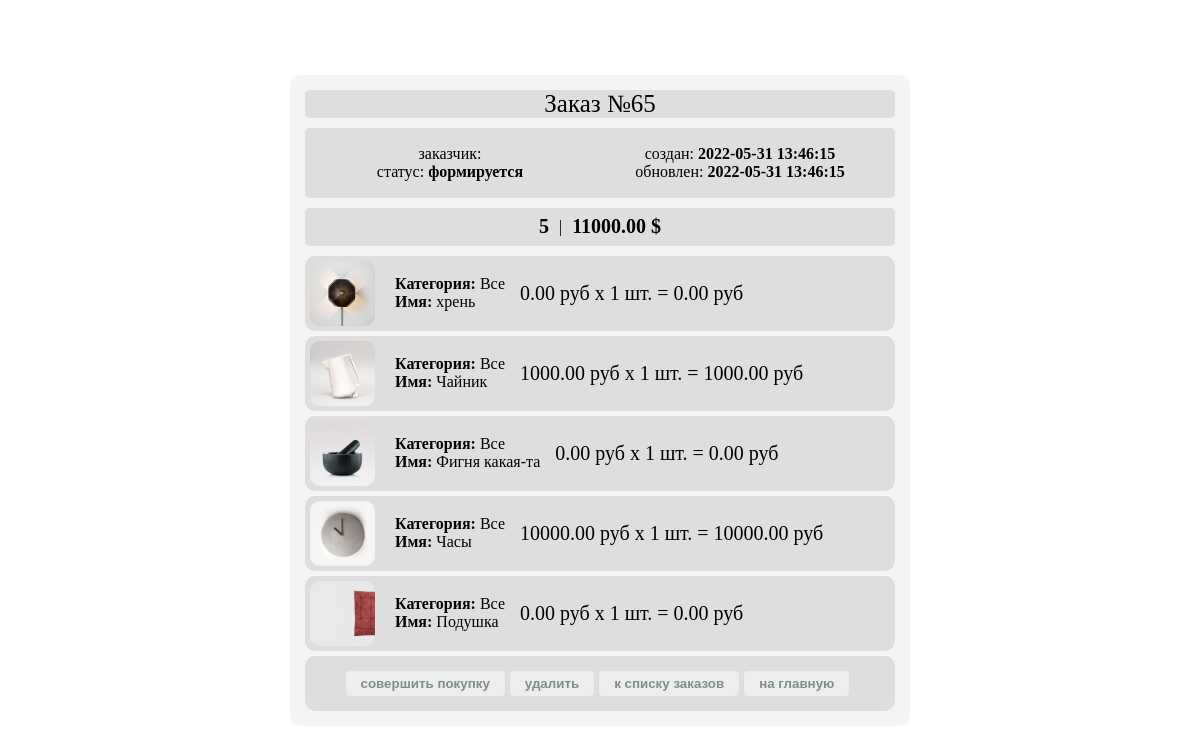
The app's page /order/read/65/ with its own data.
### ordersapp/models.py (models this page shows, shortened)
class Order(models.Model):
    FORMING = 'FM'
    SENT_TO_PROCEED = 'STP'
    PROCEEDED = 'PRD'
    PAID = 'PD'
    READY = 'RDY'
    CANCEL = 'CNC'
    ORDER_STATUS_CHOICES = (
        (FORMING, 'формируется'),
        (SENT_TO_PROCEED, 'отправлен в обработку'),
        (PAID, 'оплачен'),
        (PROCEEDED, 'обрабатывается'),
        (READY, 'готов к выдаче'),
        (CANCEL, 'отменен'),
    )
    user = models.ForeignKey(settings.AUTH_USER_MODEL, on_delete=models.CASCADE)
    created = models.DateTimeField(verbose_name='создан', auto_now_add=True)
    updated = models.DateTimeField(verbose_name='обновлен', auto_now=True)
    status = models.CharField(verbose_name='статус', max_length=3, choices=ORDER_STATUS_CHOICES, default=FORMING)
    is_active = models.BooleanField(db_index=True, verbose_name='активен', default=True)
    class Meta:
        ordering = ('-created',)
        verbose_name = 'заказ'
        verbose_name_plural = 'заказы'
    def get_summary(self):
        items = self.orderitems.select_related()
        return {'total_cost': sum(list(map(lambda x: x.quantity * x.product.price, items))),
                'total_quantity': sum(list(map(lambda x: x.quantity, items)))}

class OrderItem(models.Model):
    objects = OrderItemQuerySet.as_manager()
    order = models.ForeignKey(Order, related_name="orderitems",  on_delete=models.CASCADE)
    product = models.ForeignKey(Product, verbose_name='продукт', on_delete=models.CASCADE)
    quantity = models.PositiveIntegerField(verbose_name='количество', default=0)
    def get_product_cost(self):
        return self.product.price * self.quantity

### mainapp/models.py (models this page shows, shortened)
class Product(models.Model):
    category = models.ForeignKey(ProductCategory, on_delete=models.CASCADE)
    name = models.CharField(verbose_name='имя', max_length=64, unique=True)
    description = models.TextField(verbose_name='описание', blank=True)
    is_active = models.BooleanField(db_index=True, verbose_name='активна', default=True)
    image = models.ImageField(upload_to='products_images', blank=True)
    short_desc = models.CharField(verbose_name='краткое описание продукта', max_length=60, blank=True)
    price = models.DecimalField(verbose_name='цена продукта', max_digits=8, decimal_places=2, default=0)
    quantity = models.PositiveIntegerField(verbose_name='количество на складе', default=0)

class ProductCategory(models.Model):
    name = models.CharField(verbose_name='имя', max_length=64, unique=True)
    description = models.TextField(verbose_name='описание', blank=True)
    is_active = models.BooleanField(db_index=True, verbose_name='активна', default=True)

### ordersapp/views.py (the view)
# urls.py: re_path(r'^read/(?P<pk>\d+)/$', ordersapp.OrderRead.as_view(), name='order_read'),
class OrderRead(DetailView):
    model = Order
    def get_context_data(self, **kwargs):
        context = super(OrderRead, self).get_context_data(**kwargs)
        context['title'] = 'заказ/просмотр'
        return context

### adminapp/templatetags/my_tags.py (called while the page is built)
def media_folder_products(string):
    if not string:
        string = 'products_images/default.jpg'
    return f'{settings.MEDIA_URL}{string}'

### mainapp/context_processors.py (called while the page is built)
def basket(request):
    basket = []
    if request.user.is_authenticated:
        basket = Basket.objects.filter(user=request.user)
    return {
        'basket': basket,
    }

### ordersapp/templates/ordersapp/order_detail.html (shortened to what this page needs)
{% extends "ordersapp/base.html" %}
{% load static %}
{% load my_tags %}
{% block css %}
<link rel="stylesheet" type="text/css" href="{% static 'css/order-style.css' %}">
{% endblock %}
{% block content %}
<div class="general-ord-2">
  {% include 'ordersapp/includes/inc_order_summary.html' %}
  <div class="basket_list">
    {% for item in object.orderitems.select_related %}
    <div class="basket_record">
      <img src="{{ item.product.image|media_folder_products }}"
           alt="{{ item.product.short_desc }}"
           class="img-pr-ord">
      <div class="info-pr-ord-1">
        <span class="category_name"><b>Категория: </b>{{ item.product.category.name }}</span>
        <span class="product_name"><b>Имя: </b>{{ item.product.name }}</span>
      </div>
      <div class="info-pr-ord-2">
        <span class="product_price">{{ item.product.price }}&nbspруб</span>
        <span class="product_quantitiy">x {{ item.quantity }} шт.</span>
        <span class="product_cost">= {{ item.get_product_cost }}&nbspруб</span>
      </div>
    </div>
    {% endfor %}
  </div>
  <div class="btm-form-ord">{% include 'ordersapp/includes/inc_order_actions.html' %}</div>
</div>
{% endblock %}

### ordersapp/templates/ordersapp/base.html (shortened to what this page needs)
<!DOCTYPE html>
{% load static %}
<html>
<head>
  {% block css %}{% endblock %}
</head>
<body>
<div class="order_container">
  {% block content %}
  {% endblock %}
</div>
</body>
</html>

### ordersapp/templates/ordersapp/includes/inc_order_summary.html (shortened to what this page needs)
{% if object %}
<div class="h2">Заказ №{{ object.pk }}</div>
<div class="inf-ord">
  <div class="inf-ord-1">
    <div class="h44">
      <div class="h4">заказчик: <b>{{ user.username }} {{ user.first_name }}</b></div>
      <div class="h4">статус: <b>{{ object.get_status_display }}</b></div>
    </div>
    <div class="h44">
      <div class="h4">создан: <b>{{ object.created|date:"Y-m-d H:i:s" }}</b></div>
      <div class="h4">обновлен: <b>{{ object.updated|date:"Y-m-d H:i:s" }}</b></div>
    </div>
  </div>
  <div class="inf-ord-2">
    <span class="order_total_quantity"><b> {{ object.get_summary.total_quantity }}</b></span>
    <div class="probel"> |</div>
    <span class="order_total_cost"><b>{{ object.get_summary.total_cost }} $</b></span>
  </div>
</div>
{% endif %}

### ordersapp/templates/ordersapp/includes/inc_order_actions.html
{% if object.status == 'FM' %}
<button class="btn btn-warning btn-round form-control last">
  <a href="{% url 'ordersapp:order_forming_complete' object.pk %}">
    совершить покупку
  </a>
</button>
<button class="btn btn-default btn-round form-control last">
  <a href="{% url 'ordersapp:order_delete' object.pk %}">удалить</a>
</button>
{% endif %}
<button class="btn btn-info btn-round form-control last">
  <a href="{% url 'ordersapp:orders_list' %}">
    к списку заказов
  </a>
</button>
<button class="btn btn-default btn-round form-control last">
  <a href="{% url 'main' %}">на главную</a>
</button>

### static/css/order-style.css (style rules this page uses)
a { color: #808d8f; text-decoration: none; }
html,body { display: flex; justify-content: center; align-items: center; min-height: 100%; }
button { text-decoration:none; text-align:center; padding:5px 15px; border:none; -webkit-border-radius:4px; -moz-border-radius:4px; border-radius: 4px; font-weight:bold; color:#9a9a9a; background:#ededed; }
.order_container { background-color: #f4f4f4; margin: 20px; padding: 15px; }
.btn-default { margin-top: 10px; margin: 5px; }
.img-pr-ord { width: 65px; height: 65px; object-fit: cover; border-radius: 10px; }
.basket_record { padding: 5px; border-radius: 10px; display: flex; align-items: center; background-color: #dedede; margin-bottom: 5px; }
.info-pr-ord-1 { display: flex; flex-direction: column; margin-left: 15px; padding: 5px; }
.info-pr-ord-2 { margin-left: 10px; font-size: 20px; }
.btm-form-ord { display: flex; align-items: center; justify-content: center; }
.order_container { border-radius: 10px; }
.h2 { font-size: 25px; background-color: #dedede; text-align: center; border-radius: 5px; margin-bottom: 10px; }
.inf-ord-1 { display: flex; align-items: center; justify-content: center; padding: 5px; border-radius: 5px; height: 60px; background-color: #dedede; margin-bottom: 10px; }
.h44 { width: 250px; padding: 5px; border-radius: 5px; margin-left: 15px; margin-right: 15px; }
.inf-ord-2 { background-color: #dedede; display: flex; align-items: center; justify-content: center; padding: 5px; border-radius: 5px; margin-bottom: 10px; }
.btm-form-ord { background-color: #dedede; border-radius: 10px; padding: 10px; }
.h4 { margin-left: 10px; margin-right: 10px; width: 220px; text-align: center; }
.probel { margin: 5px; }
.order_total_quantity, .order_total_cost { font-size: 20px; }
.probel { margin-left: 10px; margin-right: 10px; }

### records on screen
Order: pk "65", status "формируется", created "2022-05-31 13:46:15", updated "2022-05-31 13:46:15", get_summary.total_quantity "5", get_summary.total_cost "11000.00"
OrderItem: product.image|media_folder_products (picture), product.category.name "Все", product.name "хрень", product.price "0.00", quantity "1", get_product_cost "0.00"
OrderItem: product.image|media_folder_products (picture), product.category.name "Все", product.name "Чайник", product.price "1000.00", quantity "1", get_product_cost "1000.00"
OrderItem: product.image|media_folder_products (picture), product.category.name "Все", product.name "Фигня какая-та", product.price "0.00", quantity "1", get_product_cost "0.00"
OrderItem: product.image|media_folder_products (picture), product.category.name "Все", product.name "Часы", product.price "10000.00", quantity "1", get_product_cost "10000.00"
OrderItem: product.image|media_folder_products (picture), product.category.name "Все", product.name "Подушка", product.price "0.00", quantity "1", get_product_cost "0.00"
